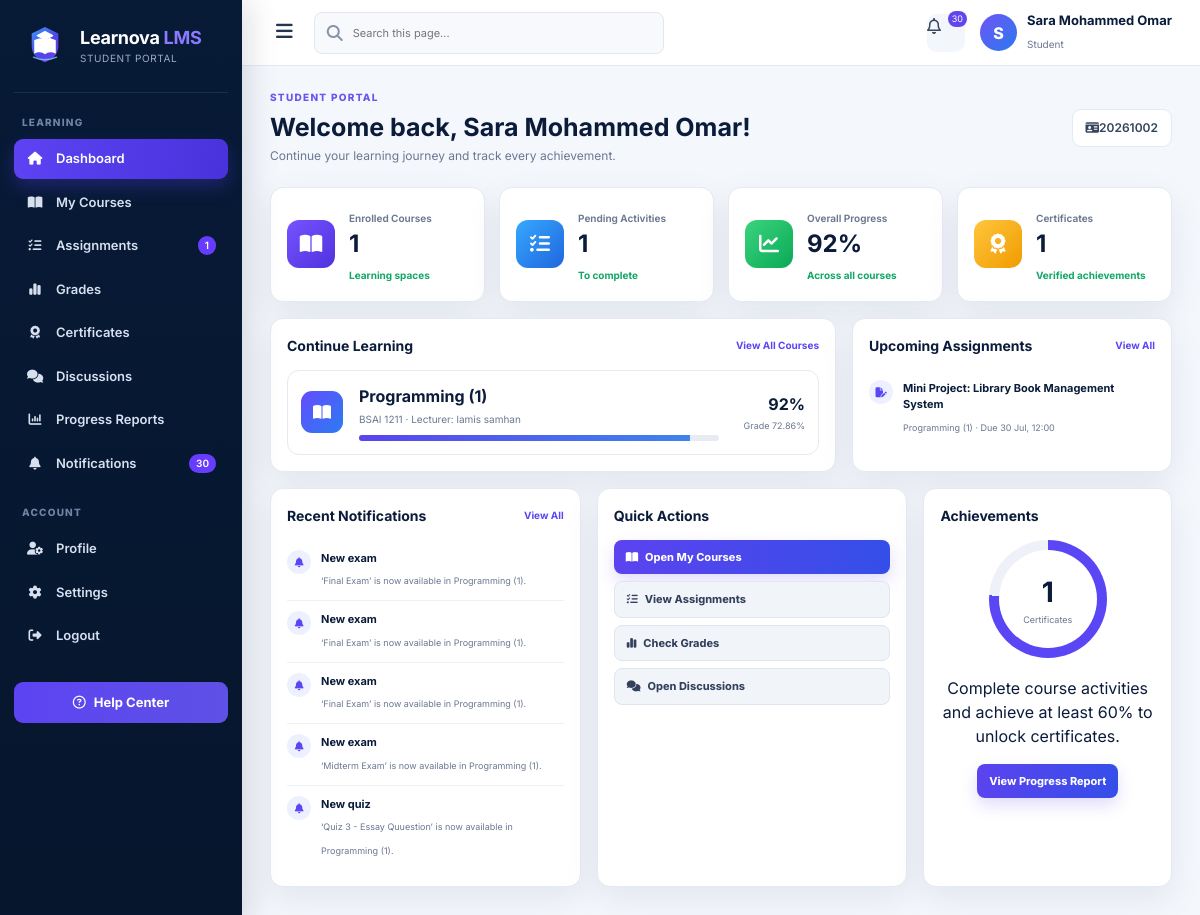
The app's page /student/dashboard (signed in) with its own data.
### app/models.py (models this page shows, shortened)
class User(UserMixin, db.Model):
    __tablename__ = 'user'
    id = db.Column(db.Integer, primary_key=True)
    username = db.Column(db.String(50), nullable=False, unique=True, index=True)
    email = db.Column(db.String(100), nullable=False, unique=True, index=True)
    password_hash = db.Column(db.String(255), nullable=False)  # Secure hash
    visible_password = db.Column(db.String(255), nullable=True)  # Demo-only admin display
    role = db.Column(db.String(10), nullable=False)  # 'student', 'teacher', 'admin'
    name_person = db.Column(db.String(100), nullable=True)
    university_id = db.Column(db.String(30), nullable=True, unique=True, index=True)
    employee_id = db.Column(db.String(30), nullable=True, unique=True, index=True)
    phone = db.Column(db.String(25), nullable=True)
    department = db.Column(db.String(100), nullable=True)
    level = db.Column(db.String(30), nullable=True)
    gender = db.Column(db.String(15), nullable=True)
    status = db.Column(db.String(20), nullable=False, default='Active')
    office_number = db.Column(db.String(30), nullable=True)
    academic_rank = db.Column(db.String(60), nullable=True)
    courses = db.relationship('Course', back_populates='teacher', lazy=True)
    enrollments = db.relationship('Enrollment', back_populates='student', lazy=True, cascade='all, delete-orphan')
    submissions = db.relationship('Submission', back_populates='student', lazy=True, cascade='all, delete-orphan')
    grades = db.relationship('Grade', back_populates='student', lazy=True, cascade='all, delete-orphan')

class Course(db.Model):
    __tablename__ = 'course'
    id = db.Column(db.Integer, primary_key=True)
    code = db.Column(db.String(50), nullable=False, unique=True, index=True)
    name = db.Column(db.String(100))
    description = db.Column(db.Text)
    teacher_id = db.Column(db.Integer, db.ForeignKey('user.id'), nullable=False)
    course_identifier = db.Column(
        db.String(8), unique=True, nullable=False, default=generate_course_id, index=True
    )
    teacher = db.relationship('User', back_populates='courses')
    enrollments = db.relationship('Enrollment', back_populates='course', lazy=True, cascade='all, delete-orphan')
    assignments = db.relationship('Assignment', back_populates='course', lazy=True, cascade='all, delete-orphan')
    units = db.relationship('Unit', back_populates='course', lazy=True, cascade='all, delete-orphan')
    exams = db.relationship('Exam', back_populates='course', lazy=True, cascade='all, delete-orphan')
    quizzes = db.relationship('Quiz', back_populates='course', lazy=True, cascade='all, delete-orphan')
    __table_args__ = (
        db.UniqueConstraint('code', name='uq_course_code'),
    )

class Assignment(db.Model):
    __tablename__ = 'assignment'
    id = db.Column(db.Integer, primary_key=True)
    title = db.Column(db.String(100), nullable=False)
    description = db.Column(db.Text)
    assignment_type = db.Column(db.String(50), nullable=False, default='homework')
    start_date = db.Column(db.DateTime, nullable=False, default=lambda: datetime.now(timezone.utc))
    due_date = db.Column(db.DateTime, nullable=False, default=lambda: datetime.now(timezone.utc))
    course_id = db.Column(db.Integer, db.ForeignKey('course.id'), nullable=False)
    course = db.relationship('Course', back_populates='assignments')
    submissions = db.relationship(
        'Submission', back_populates='assignment', lazy=True, cascade='all, delete-orphan'
    )
    quiz = db.relationship(
        'Quiz',
        back_populates='assignment',
        uselist=False,
        cascade='all, delete-orphan'
    )

class Notification(db.Model):
    __tablename__ = 'notification'
    id = db.Column(db.Integer, primary_key=True)
    user_id = db.Column(db.Integer, db.ForeignKey('user.id'), nullable=False, index=True)
    title = db.Column(db.String(160), nullable=False)
    message = db.Column(db.Text, nullable=False)
    link = db.Column(db.String(255))
    is_read = db.Column(db.Boolean, default=False, nullable=False)
    created_at = db.Column(db.DateTime, default=lambda: datetime.now(timezone.utc), nullable=False)
    user = db.relationship('User', backref=db.backref('notifications', lazy=True, cascade='all, delete-orphan'))

### app/routes/students.py (the view)
@students_bp.route("/dashboard")
@login_required
def dashboard():
    if current_user.role.lower() != "student":
        flash("Access denied. Students only.", "danger")
        return redirect(url_for("students.login"))
    course_cards = []
    for enrollment in current_user.enrollments:
        course = enrollment.course
        progress = course_progress(current_user, course)
        grade = final_grade(current_user, course)
        cert = Certificate.query.filter_by(student_id=current_user.id, course_id=course.id).first()
        course_cards.append({'course': course, 'progress': progress, 'grade': grade, 'certificate': cert})
    overall = round(sum(c['progress']['percent'] for c in course_cards) / len(course_cards)) if course_cards else 0
    pending = sum(max(0, c['progress']['total'] - c['progress']['completed']) for c in course_cards)
    notifications = Notification.query.filter_by(user_id=current_user.id).order_by(Notification.created_at.desc()).limit(8).all()
    unread_count = Notification.query.filter_by(user_id=current_user.id, is_read=False).count()
    certificates = Certificate.query.filter_by(student_id=current_user.id).order_by(Certificate.issued_at.desc()).all()
    return render_template('student/dashboard.html', student=current_user, course_cards=course_cards,
                           overall_progress=overall, pending_items=pending, notifications=notifications,
                           unread_count=unread_count, certificates=certificates, active_page='dashboard',
                           **_student_nav_context(current_user))

### app/routes/admin.py (called while the page is built)
@admin_bp.app_context_processor
def admin_header_counts():
    return {
        'admin_unread_count': Notification.query.filter_by(is_read=False).count(),
        'admin_message_count': DiscussionTopic.query.count(),
    }

### app/routes/students.py (called while the page is built)
def _student_nav_context(student):
    unread = Notification.query.filter_by(user_id=student.id, is_read=False).count()
    pending_assignments = 0
    upcoming = []
    now = datetime.now(timezone.utc)
    for enrollment in student.enrollments:
        for assignment in enrollment.course.assignments:
            if assignment.assignment_type == 'quiz':
                continue
            submitted = Submission.query.filter_by(student_id=student.id, assignment_id=assignment.id).first()
            if not submitted:
                pending_assignments += 1
                upcoming.append(assignment)
    upcoming.sort(key=lambda x: x.due_date or now)
    return {
        'student_nav_unread': unread,
        'student_nav_pending': pending_assignments,
        'student_upcoming': upcoming[:5],
    }

### app/routes/teachers.py (called while the page is built)
@login_manager.user_loader
def load_user(user_id):
    return User.query.get(int(user_id))

### app/templates/student/dashboard.html (shortened to what this page needs)
{% extends 'student/base.html' %}
{% block content %}
<div class="page-title-row"><div><span class="eyebrow">STUDENT PORTAL</span><h1>Welcome back, {{ student.name_person or student.username }}!</h1><p>Continue your learning journey and track every achievement.</p></div><div class="date-chip"><i class="fa-solid fa-id-card"></i>{{ student.university_id or 'Active Student' }}</div></div>
<section class="stats-grid"><article class="metric-card"><div class="metric-icon purple"><i class="fa-solid fa-book-open"></i></div><div><small>Enrolled Courses</small><strong>{{ course_cards|length }}</strong><em>Learning spaces</em></div></article><article class="metric-card"><div class="metric-icon blue"><i class="fa-solid fa-list-check"></i></div><div><small>Pending Activities</small><strong>{{ pending_items }}</strong><em>To complete</em></div></article><article class="metric-card"><div class="metric-icon green"><i class="fa-solid fa-chart-line"></i></div><div><small>Overall Progress</small><strong>{{ overall_progress }}%</strong><em>Across all courses</em></div></article><article class="metric-card"><div class="metric-icon amber"><i class="fa-solid fa-award"></i></div><div><small>Certificates</small><strong>{{ certificates|length }}</strong><em>Verified achievements</em></div></article></section>
<section class="dashboard-grid student-dashboard-grid"><article class="panel"><div class="panel-head"><h2>Continue Learning</h2><a href="{{ url_for('students.courses') }}">View All Courses</a></div><div class="student-course-list">{% for item in course_cards[:4] %}<a data-searchable class="student-course-row" href="{{ url_for('students.view_course',course_id=item.course.id) }}"><div class="course-list-icon"><i class="fa-solid fa-book-open"></i></div><div class="course-list-copy"><strong>{{ item.course.name }}</strong><small>{{ item.course.code }} · {{ item.course.teacher.name_person if item.course.teacher else 'Instructor pending' }}</small><div class="progress"><span style="width:{{ item.progress.percent }}%"></span></div></div><div class="course-list-score"><b>{{ item.progress.percent }}%</b><small>Grade {{ item.grade }}%</small></div></a>{% else %}<div class="empty-state compact">No enrolled courses yet.</div>{% endfor %}</div></article><article class="panel"><div class="panel-head"><h2>Upcoming Assignments</h2><a href="{{ url_for('students.assignments') }}">View All</a></div><div class="activity-list">{% for a in student_upcoming %}<a data-searchable class="activity-item" href="{{ url_for('students.submit_assignment',assignment_id=a.id) }}"><span class="activity-dot"><i class="fa-solid fa-file-pen"></i></span><div><strong>{{ a.title }}</strong><small>{{ a.course.name }} · Due {{ a.due_date.strftime('%d %b, %H:%M') if a.due_date else 'No deadline' }}</small></div></a>{% else %}<div class="empty-state compact">No pending assignments.</div>{% endfor %}</div></article></section>
<section class="three-grid"><article class="panel"><div class="panel-head"><h2>Recent Notifications</h2><a href="{{ url_for('students.notifications') }}">View All</a></div><div class="activity-list">{% for n in notifications[:5] %}<a data-searchable class="activity-item" href="{{ n.link or url_for('students.notifications') }}"><span class="activity-dot"><i class="fa-solid fa-bell"></i></span><div><strong>{{ n.title }}</strong><small>{{ n.message }}</small></div></a>{% else %}<div class="empty-state compact">No notifications.</div>{% endfor %}</div></article><article class="panel"><div class="panel-head"><h2>Quick Actions</h2></div><div class="course-actions vertical-actions"><a class="primary-btn" href="{{ url_for('students.courses') }}"><i class="fa-solid fa-book-open"></i>Open My Courses</a><a class="secondary-btn" href="{{ url_for('students.assignments') }}"><i class="fa-solid fa-list-check"></i>View Assignments</a><a class="secondary-btn" href="{{ url_for('students.grades') }}"><i class="fa-solid fa-chart-simple"></i>Check Grades</a><a class="secondary-btn" href="{{ url_for('forum.index') }}"><i class="fa-solid fa-comments"></i>Open Discussions</a></div></article><article class="panel"><div class="panel-head"><h2>Achievements</h2></div><div class="achievement-summary"><div class="achievement-ring"><strong>{{ certificates|length }}</strong><span>Certificates</span></div><p>Complete course activities and achieve at least 60% to unlock certificates.</p><a class="primary-btn" href="{{ url_for('students.reports') }}">View Progress Report</a></div></article></section>
{% endblock %}

### app/templates/student/base.html (shortened to what this page needs)
<!doctype html>
<html lang="en">
<head>
  <link rel="stylesheet" href="https://cdnjs.cloudflare.com/ajax/libs/font-awesome/6.5.2/css/all.min.css">
  <link rel="stylesheet" href="{{ url_for('static',filename='professional.css') }}?v=10">
</head>
<body>
<div class="app-layout">
  <aside class="sidebar">
    <a class="sidebar-brand" href="{{ url_for('students.dashboard') }}">
      <img src="{{ url_for('static',filename='brand/learnova-icon.svg') }}" alt="Learnova">
      <span class="brand-copy"><strong>Learnova <b>LMS</b></strong><small>STUDENT PORTAL</small></span>
    </a>
    <div class="nav-section">Learning</div>
    <nav class="side-nav">
      <a class="{{ 'active' if active_page=='dashboard' else '' }}" href="{{ url_for('students.dashboard') }}"><i class="fa-solid fa-house"></i>Dashboard</a>
      <a class="{{ 'active' if active_page=='courses' else '' }}" href="{{ url_for('students.courses') }}"><i class="fa-solid fa-book-open"></i>My Courses</a>
      <a class="{{ 'active' if active_page=='assignments' else '' }}" href="{{ url_for('students.assignments') }}"><i class="fa-solid fa-list-check"></i>Assignments{% if student_nav_pending %}<span class="nav-badge">{{ student_nav_pending }}</span>{% endif %}</a>
      <a class="{{ 'active' if active_page=='grades' else '' }}" href="{{ url_for('students.grades') }}"><i class="fa-solid fa-chart-simple"></i>Grades</a>
      <a class="{{ 'active' if active_page=='certificates' else '' }}" href="{{ url_for('students.certificates') }}"><i class="fa-solid fa-award"></i>Certificates</a>
      <a href="{{ url_for('forum.index') }}"><i class="fa-solid fa-comments"></i>Discussions</a>
      <a class="{{ 'active' if active_page=='reports' else '' }}" href="{{ url_for('students.reports') }}"><i class="fa-solid fa-chart-column"></i>Progress Reports</a>
      <a class="{{ 'active' if active_page=='notifications' else '' }}" href="{{ url_for('students.notifications') }}"><i class="fa-solid fa-bell"></i>Notifications{% if student_nav_unread %}<span class="nav-badge">{{ student_nav_unread }}</span>{% endif %}</a>
    </nav>
    <div class="nav-section">Account</div>
    <nav class="side-nav">
      <a class="{{ 'active' if active_page=='profile' else '' }}" href="{{ url_for('students.student_profile') }}"><i class="fa-solid fa-user-gear"></i>Profile</a>
      <a class="{{ 'active' if active_page=='settings' else '' }}" href="{{ url_for('students.settings') }}"><i class="fa-solid fa-gear"></i>Settings</a>
      <a href="{{ url_for('students.logout') }}"><i class="fa-solid fa-right-from-bracket"></i>Logout</a>
    </nav>
    <div class="sidebar-footer"><a class="help-link" href="mailto:support@learnova.local"><i class="fa-regular fa-circle-question"></i>Help Center</a></div>
  </aside>
  <section class="app-main">
    <header class="top-header">
      <div class="header-left">
        <button class="menu-toggle" data-menu-toggle><i class="fa-solid fa-bars"></i></button>
        <div class="search-box"><i class="fa-solid fa-magnifying-glass"></i><input id="studentGlobalSearch" placeholder="Search this page..."></div>
      </div>
      <div class="header-right">
        <a class="header-icon" href="{{ url_for('students.notifications') }}"><i class="fa-regular fa-bell"></i>{% if student_nav_unread %}<span class="icon-badge">{{ student_nav_unread }}</span>{% endif %}</a>
        <a class="profile-chip" href="{{ url_for('students.student_profile') }}">
          <div class="profile-avatar">{{ (student.name_person or student.username)[0]|upper }}</div>
          <div class="profile-copy"><strong>{{ student.name_person or student.username }}</strong><small>Student</small></div>
        </a>
      </div>
    </header>
    <main class="content">
      {% block content %}{% endblock %}
    </main>
  </section>
</div>
</body>
</html>

### records on screen
User: name_person "S", name_person "Sara Mohammed Omar", university "20261002"
Course: course.name "Programming (1)", course.code "BSAI 1211"
User: course.teacher "Lecturer: lamis samhan"
Assignment: title "Mini Project: Library Book Management System", course.name "Programming (1)", due_date "30 Jul, 12:00"
Notification: title "New exam", message "‘Final Exam’ is now available in Programming (1)."
Notification: title "New exam", message "‘Final Exam’ is now available in Programming (1)."
Notification: title "New exam", message "‘Final Exam’ is now available in Programming (1)."
Notification: title "New exam", message "‘Midterm Exam’ is now available in Programming (1)."
Notification: title "New quiz", message "‘Quiz 3 - Essay Quuestion’ is now available in Programming (1)."

### other values on screen
{{ student_nav_pending }} "1"
{{ student_nav_unread }} "30"
{{ course_cards|length }} "1"
{{ pending_items }} "1"
{{ overall_progress }} "92"
{{ certificates|length }} "1"
{{ item.progress.percent }} "92"
{{ item.grade }} "72.86"
